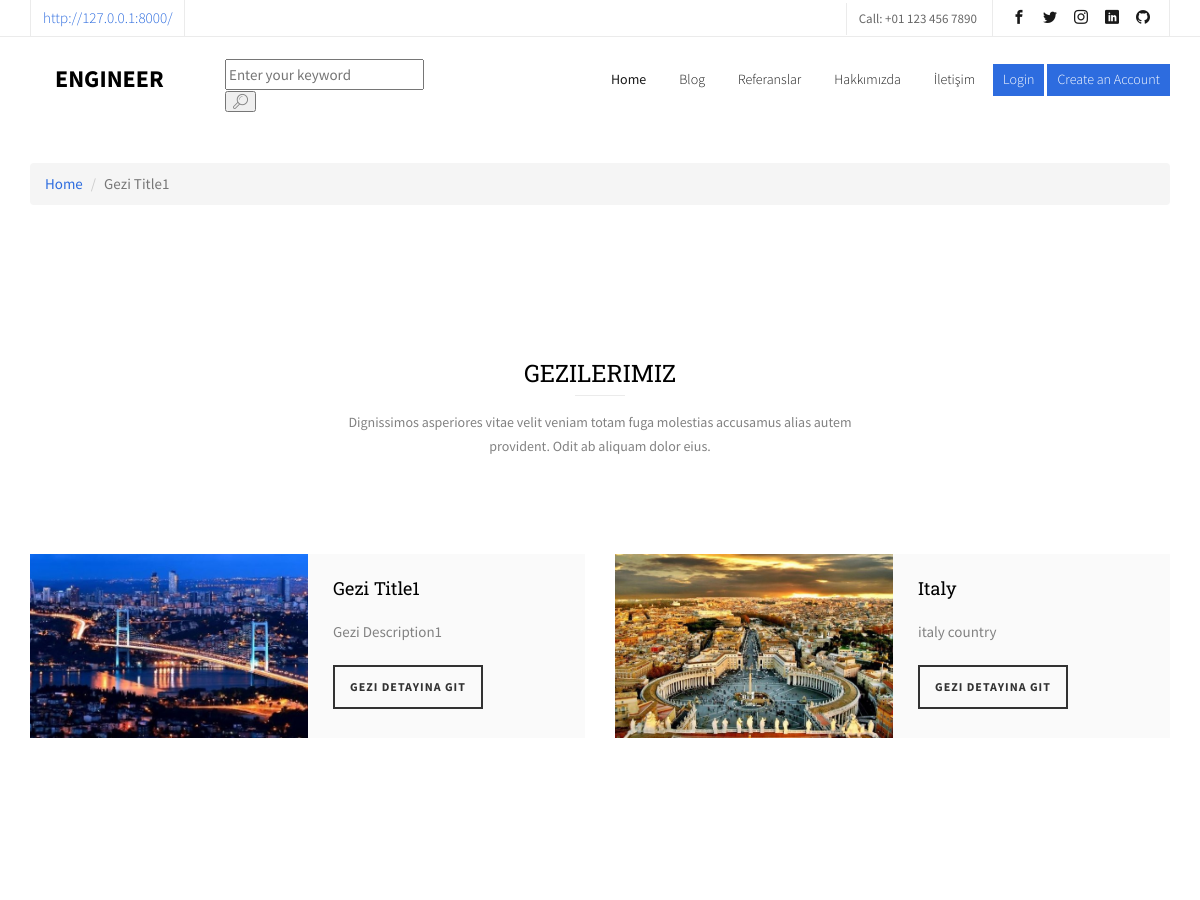
The page /category/1/turkiye-geziler (upper part) on the database as committed earlier.
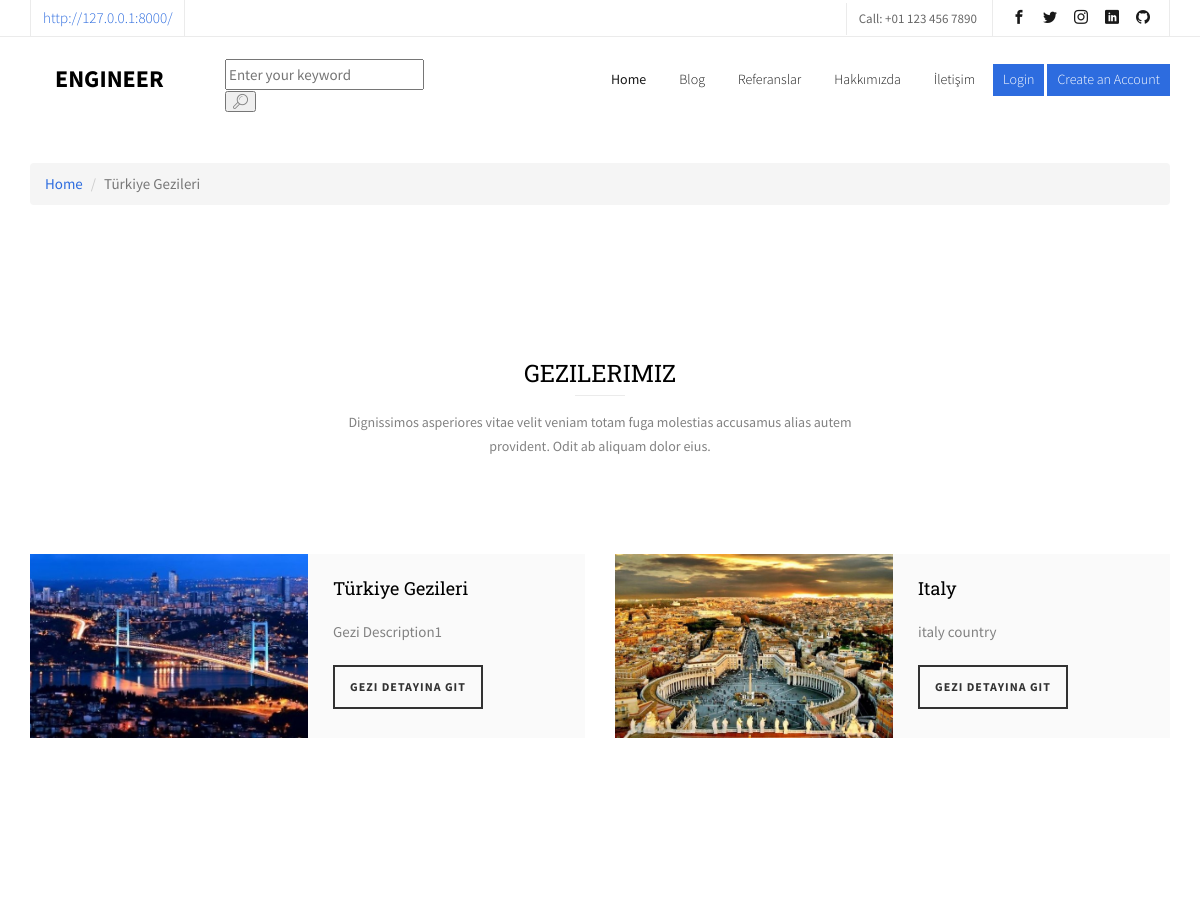
The same page on the database as committed later.
### content/models.py (models this page shows, shortened)
class Category(MPTTModel):
    STATUS =(
        ('True', 'Evet'),
        ('False', 'Hayır'),
    )
    title = models.CharField(max_length=100)
    keywords = models.CharField(blank=True, max_length=255)
    description = models.CharField(blank=True, max_length=255)
    image = models.ImageField(blank=True, upload_to='images/')
    status = models.CharField(max_length=10, choices=STATUS)
    slug = models.SlugField(null=False, unique=True)
    parent = TreeForeignKey('self', blank=True, null=True, related_name='children', on_delete=models.CASCADE)
    create_at = models.DateTimeField(auto_now_add=True)
    update_at = models.DateTimeField(auto_now=True)
    class MPTTMeta:
        order_insertion_by = ['title']
    def get_image_tag(self):
        if self.image:
            return mark_safe('<img src="{}" height="50"/>'.format(self.image.url))
    get_image_tag.short_description = 'Image'

### home/views.py (the view)
# urls.py: path('category/<int:id>/<slug:slug>', views.category_contents, name='category_contents'),
def category_contents(request, id, slug):
    category = Category.objects.all()
    category_data = Category.objects.get(pk=id)
    contents = Content.objects.filter(category_id=id)
    context = {'contents': contents,
               'category': category,
               'category_data': category_data}
    return render(request, 'geziler.html', context)

### home/templates/geziler.html (shortened to what this page needs)
{% extends "homebase.html" %}
{% block content %}
    <div id="breadcrumb">
        <div class="container">
            <ul class="breadcrumb">
                <li><a href="/">Home</a></li>
                <li class="active">{{ category_data.title }}</li>
            </ul>
        </div>
    </div>&emsp;
    <div id="fh5co-course">
		<div class="container">
			<div class="row animate-box">
				<div class="col-md-6 col-md-offset-3 text-center fh5co-heading">
					<h2>Gezilerimiz</h2>
					<p>Dignissimos asperiores vitae velit veniam totam fuga molestias accusamus alias autem provident. Odit ab aliquam dolor eius.</p>
				</div>
			</div>
			<div class="row">
                {% for rs in category %}
				    <div class="col-md-6 animate-box">
					<div class="course">
						<a href="#" class="course-img" style="background-image: url({{rs.image.url}});">
						</a>
						<div class="desc">
							<h3><a href="#">{{ rs.title }}</a></h3>
							<p> {{ rs.description }} </p>
							<span><a href="/content/{{ rs.id }}/{{ rs.slug }}" class="btn btn-primary btn-sm btn-course">Gezi Detayına Git</a></span>
						</div>
					</div>
				</div>
                {% endfor %}
			</div>
		</div>
	</div>
{% endblock %}

Rows that differ between the two databases and show on the page:
changed Category "Gezi Description1": title "Gezi Title1" → "Türkiye Gezileri"
